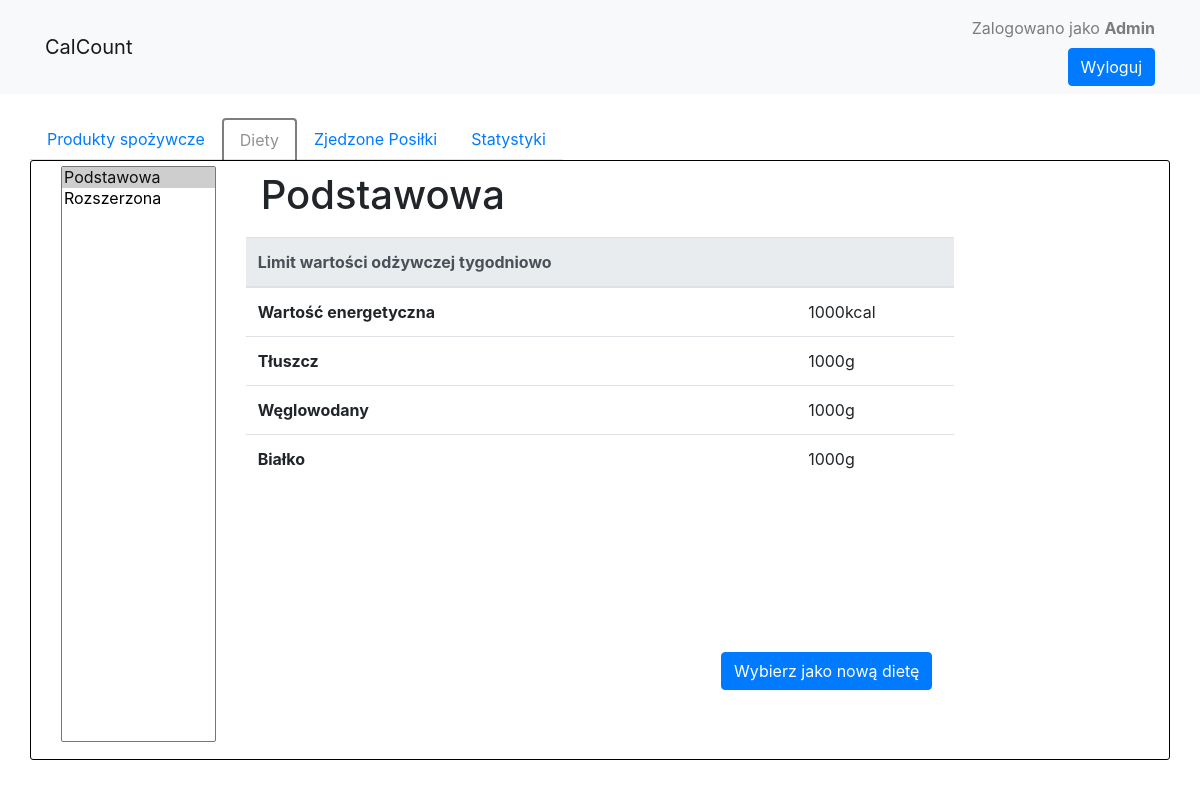
Screenshot of /diets (signed in) with the database file from the repository.
### dietapp/models.py (models this page shows, shortened)
class User(db.Model, UserMixin):
    __tablename__ = 'users'
    id = db.Column(db.Integer, primary_key=True)
    email = db.Column(db.String(50), unique=True)
    name = db.Column(db.String(50))
    password = db.Column(db.String(256))
    role = db.Column(db.String(50), nullable=False, default='user')
    diet_id = db.Column(db.Integer, db.ForeignKey('diets.id'), nullable=False, default=1)
    meals = db.relationship('Meal', backref='author', lazy=True)
    products = db.relationship('Product', backref='author', lazy=True)

class Diet(db.Model):
    __tablename__ = 'diets'
    id = db.Column(db.Integer, primary_key=True)
    name = db.Column(db.String(50))
    limit_protein = db.Column(db.Integer)
    limit_fat = db.Column(db.Integer)
    limit_carbohydrate = db.Column(db.Integer)
    limit_calorie = db.Column(db.Integer)
    users = db.relationship('User', backref='current_diet', lazy=True)
    def get_dict(self):
        return {
            'id': self.id,
            'name': self.name,
            'protein': self.limit_protein,
            'fat': self.limit_fat,
            'carbohydrate': self.limit_carbohydrate,
            'calorie': self.limit_calorie
        }

### dietapp/routes.py (the view, shortened to what this page needs)
@app.route('/diets', methods=['GET', 'POST'])
@login_required
def diets():
    if request.method == 'GET':
        enabled_tabs = create_enabled_tabs()
        enabled_tabs['diet'] = False
        return render_template('diets.html', title='Diety', enabled_tabs=enabled_tabs, diets=fetch_diets())

### dietapp/models.py (called while the page is built)
@login_manager.user_loader
def load_user(user_id):
    return User.query.get(int(user_id))

### dietapp/routes.py (called while the page is built)
def create_enabled_tabs():
    return {
        'product': True,
        'diet': True,
        'meal': True,
        'stats': True
    }

def parse_query(query):
    result = []
    for pr in query:
        result.append(pr.get_dict())
    return result

def fetch_diets():
    return parse_query(Diet.query.all())

### dietapp/templates/diets.html (shortened to what this page needs)
{% extends "layout.html" %}
{% block content %}
<div class="container">
    <div class="row">
        <div class="col-2">
            <select class="form-select fill" id="select_diet" onchange="changeSelected({{diets}})" size="3">
                {% for diet in diets %}
                <option {% if current_user.diet_id==diet['id'] %} selected {% endif %} value="{{ diet['id'] }}">{{
                    diet['name'] }}
                </option>
                {% endfor %}
            </select>
        </div>
        <div class="col-8">
            <div class="container pull-left">
                <h3 class="h1 mt-10 pb-10" id="diet_name">
                    {{ diets[current_user.diet_id-1]['name'] }}
                </h3>
            </div>
            <table class="table">
                <thead class="thead-light">
                <tr>
                    <th scope="col">Limit wartości odżywczej tygodniowo</th>
                    <th scope="col"></th>
                </tr>
                </thead>
                <tbody>
                <tr>
                    <th scope="row">Wartość energetyczna</th>
                    <td id="limit_calorie">{{ diets[current_user.diet_id-1]['calorie'] }}kcal</td>
                </tr>
                <tr>
                    <th scope="row">Tłuszcz</th>
                    <td id="limit_fat">{{ diets[current_user.diet_id-1]['fat'] }}g</td>
                </tr>
                <tr>
                    <th scope="row">Węglowodany</th>
                    <td id="limit_carbohydrate">{{ diets[current_user.diet_id-1]['carbohydrate'] }}g</td>
                </tr>
                <tr>
                    <th scope="row">Białko</th>
                    <td id="limit_protein">{{ diets[current_user.diet_id-1]['protein'] }}g</td>
                </tr>
                </tbody>
            </table>
            <form method="POST">
                <div class="relative_bottom_right">
                    <button type="submit" name="diet" value="{{current_user.diet_id}}" id="button_submit" class="btn btn-primary">Wybierz jako nową dietę</button>
                </div>
            </form>
        </div>
    </div>
</div>
{% endblock content %}

### dietapp/templates/layout.html (shortened to what this page needs)
<!DOCTYPE html>
<html lang="en">
<head>
    <link rel="stylesheet" href="https://stackpath.bootstrapcdn.com/bootstrap/4.1.3/css/bootstrap.min.css">
    <link rel="stylesheet" type="text/css" href="{{ url_for('static', filename='main.css') }}">
</head>
<body>
    <nav class="navbar navbar-expand-lg navbar-light bg-light">
        <div class="container">
            <a class="navbar-brand" href="/">CalCount</a>
            <div class="collapse navbar-collapse" id="navbarSupportedContent">
                <div class="ml-auto">
            {% if current_user.is_authenticated %}
                    <div class="navbar-text">Zalogowano jako <strong>{{current_user.name}}</strong></div>
                    <ul class="navbar-nav">
                        <li class="nav-item ml-auto"><a class="btn btn-primary" href="{{ url_for('logout') }}">Wyloguj</a></li>
                    </ul>
            {% else %}
                    <ul class="navbar-nav">
                        <li class="nav-item ml-auto"><a class="nav-item nav-link" href="{{ url_for('login') }}">Logowanie</a></li>
                        <li class="nav-item ml-auto"><a class="nav-item nav-link" href="{{ url_for('register') }}">Rejestracja</a></li>
                    </ul>
            {% endif %}
                </div>
            </div>
        </div>
    </nav>
    <br>
    {% if current_user.is_authenticated %}
    <div class="container">
        <div class="row">
            <ul class="nav nav-tabs">
                <li class="nav-item"><a class="nav-link {% if enabled_tabs and not enabled_tabs['product'] %} isDisabled {% endif %}" href="{{ url_for('products') }}">Produkty spożywcze</a></li>
                <li class="nav-item"><a class="nav-link {% if enabled_tabs and not enabled_tabs['diet'] %} isDisabled {% endif %}" href="{{ url_for('diets') }}">Diety</a></li>
                <li class="nav-item"><a class="nav-link {% if enabled_tabs and not enabled_tabs['meal'] %} isDisabled {% endif %}" href="{{ url_for('meals') }}">Zjedzone Posiłki</a></li>
                <li class="nav-item"><a class="nav-link {% if enabled_tabs and not enabled_tabs['stats'] %} isDisabled {% endif %}" href="{{ url_for('statistics') }}">Statystyki</a></li>
            </ul>
        </div>
    </div>
    {% endif %}
    <div class="container expand-height{% if current_user.is_authenticated %} border-content {% endif %}">
        {% block content %}
        {% endblock content %}
    </div>
</body>
</html>

### dietapp/static/main.css (style rules this page uses)
.border-content { border: 1px solid #000000; border-radius: 3px; margin-bottom: 10px; }
.isDisabled { pointer-events: none; border: 2px solid #000000 !important; border-bottom: none !important; color: currentColor; cursor: not-allowed; opacity: 0.5; text-decoration: none; }
.expand-height { min-height: 100%; height: 75vh; }
.fill { height: 72vh; margin-top: 5px; margin-bottom: 5px; width: 100%; }
.relative_bottom_right { right: 5%; bottom: 10%; position: absolute; }
.mt-10 { margin-top: 10px !important; }
.pb-10 { padding-bottom: 10px !important; }

### rows the page displays
User: name "Admin", diet.name "Podstawowa ☑ / Rozszerzona"
Diet: name "Podstawowa", limit_calorie "1000", limit_fat "1000", limit_carbohydrate "1000", limit_protein "1000"
